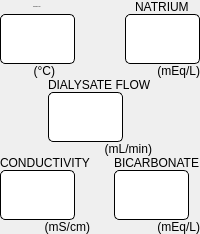
                  <widget class="QFrame" name="s_data_3">
                   <property name="frameShape">
                    <enum>QFrame::NoFrame</enum>
                   </property>
                   <property name="frameShadow">
                    <enum>QFrame::Raised</enum>
                   </property>
                   <layout class="QVBoxLayout" name="verticalLayout_31">
                    <property name="spacing">
                     <number>0</number>
                    </property>
                    <property name="leftMargin">
                     <number>0</number>
                    </property>
                    <property name="topMargin">
                     <number>0</number>
                    </property>
                    <property name="rightMargin">
                     <number>0</number>
                    </property>
                    <property name="bottomMargin">
                     <number>0</number>
                    </property>
                    <item>
                     <widget class="QFrame" name="frame_52">
                      <property name="frameShape">
                       <enum>QFrame::NoFrame</enum>
                      </property>
                      <property name="frameShadow">
                       <enum>QFrame::Raised</enum>
                      </property>
                      <layout class="QHBoxLayout" name="horizontalLayout_20">
                       <property name="spacing">
                        <number>0</number>
                       </property>
                       <property name="leftMargin">
                        <number>0</number>
                       </property>
                       <property name="topMargin">
                        <number>0</number>
                       </property>
                       <property name="rightMargin">
                        <number>0</number>
                       </property>
                       <property name="bottomMargin">
                        <number>0</number>
                       </property>
                       <item>
                        <widget class="QFrame" name="frame_53">
                         <property name="frameShape">
                          <enum>QFrame::NoFrame</enum>
                         </property>
                         <property name="frameShadow">
                          <enum>QFrame::Raised</enum>
                         </property>
                         <layout class="QVBoxLayout" name="verticalLayout_32" stretch="0,0,0">
                          <property name="spacing">
                           <number>0</number>
                          </property>
                          <property name="leftMargin">
                           <number>0</number>
                          </property>
                          <property name="topMargin">
                           <number>0</number>
                          </property>
                          <property name="rightMargin">
                           <number>0</number>
                          </property>
                          <property name="bottomMargin">
                           <number>0</number>
                          </property>
                          <item alignment="Qt::AlignHCenter|Qt::AlignVCenter">
                           <widget class="QLabel" name="label_18">
                            <property name="font">
                             <font>
                              <pointsize>-1</pointsize>
                             </font>
                            </property>
                            <property name="text">
                             <string>TEMPERATURE</string>
                            </property>
                           </widget>
                          </item>
                          <item>
                           <widget class="QLineEdit" name="s1_edit_17">
                            <property name="sizePolicy">
                             <sizepolicy hsizetype="Preferred" vsizetype="Preferred">
                              <horstretch>0</horstretch>
                              <verstretch>0</verstretch>
                             </sizepolicy>
                            </property>
                            <property name="minimumSize">
                             <size>
                              <width>75</width>
                              <height>50</height>
                             </size>
                            </property>
                            <property name="maximumSize">
                             <size>
                              <width>75</width>
                              <height>50</height>
                             </size>
                            </property>
                            <property name="styleSheet">
                             <string notr="true">background: #FFFFFF;
border: 1px solid #000000;
border-radius: 5px;</string>
                            </property>
                           </widget>
                          </item>
                          <item>
                           <widget class="QLabel" name="label_50">
                            <property name="text">
                             <string>(°C)      </string>
                            </property>
                            <property name="alignment">
                             <set>Qt::AlignRight|Qt::AlignTop|Qt::AlignTrailing</set>
                            </property>
                           </widget>
                          </item>
                         </layout>
                        </widget>
                       </item>
                       <item>
                        <widget class="QFrame" name="frame_55">
                         <property name="frameShape">
                          <enum>QFrame::NoFrame</enum>
                         </property>
                         <property name="frameShadow">
                          <enum>QFrame::Raised</enum>
                         </property>
                        </widget>
                       </item>
                       <item>
                        <widget class="QFrame" name="frame_56">
                         <property name="frameShape">
                          <enum>QFrame::NoFrame</enum>
                         </property>
                         <property name="frameShadow">
                          <enum>QFrame::Raised</enum>
                         </property>
                         <layout class="QVBoxLayout" name="verticalLayout_33">
                          <property name="spacing">
                           <number>0</number>
                          </property>
                          <property name="leftMargin">
                           <number>0</number>
                          </property>
                          <property name="topMargin">
                           <number>0</number>
                          </property>
                          <property name="rightMargin">
                           <number>0</number>
                          </property>
                          <property name="bottomMargin">
                           <number>0</number>
                          </property>
                          <item alignment="Qt::AlignHCenter|Qt::AlignVCenter">
                           <widget class="QLabel" name="label_20">
                            <property name="text">
                             <string>NATRIUM</string>
                            </property>
                           </widget>
                          </item>
                          <item>
                           <widget class="QLineEdit" name="s1_edit_18">
                            <property name="sizePolicy">
                             <sizepolicy hsizetype="Preferred" vsizetype="Preferred">
                              <horstretch>0</horstretch>
                              <verstretch>0</verstretch>
                             </sizepolicy>
                            </property>
                            <property name="minimumSize">
                             <size>
                              <width>75</width>
                              <height>50</height>
                             </size>
                            </property>
                            <property name="maximumSize">
                             <size>
                              <width>75</width>
                              <height>50</height>
                             </size>
                            </property>
                            <property name="styleSheet">
                             <string notr="true">background: #FFFFFF;
border: 1px solid #000000;
border-radius: 5px;</string>
                            </property>
                           </widget>
                          </item>
                          <item>
                           <widget class="QLabel" name="label_52">
                            <property name="text">
                             <string>(mEq/L)</string>
                            </property>
                            <property name="alignment">
                             <set>Qt::AlignRight|Qt::AlignTop|Qt::AlignTrailing</set>
                            </property>
                           </widget>
                          </item>
                         </layout>
                        </widget>
                       </item>
                      </layout>
                     </widget>
                    </item>
                    <item>
                     <widget class="QFrame" name="frame_58">
                      <property name="frameShape">
                       <enum>QFrame::NoFrame</enum>
                      </property>
                      <property name="frameShadow">
                       <enum>QFrame::Raised</enum>
                      </property>
                      <layout class="QHBoxLayout" name="horizontalLayout_21">
                       <property name="spacing">
                        <number>0</number>
                       </property>
                       <property name="leftMargin">
                        <number>0</number>
                       </property>
                       <property name="topMargin">
                        <number>0</number>
                       </property>
                       <property name="rightMargin">
                        <number>0</number>
                       </property>
                       <property name="bottomMargin">
                        <number>0</number>
                       </property>
                       <item>
                        <widget class="QFrame" name="frame_59">
                         <property name="frameShape">
                          <enum>QFrame::NoFrame</enum>
                         </property>
                         <property name="frameShadow">
                          <enum>QFrame::Raised</enum>
                         </property>
                        </widget>
                       </item>
                       <item>
                        <widget class="QFrame" name="frame_60">
                         <property name="frameShape">
                          <enum>QFrame::NoFrame</enum>
                         </property>
                         <property name="frameShadow">
                          <enum>QFrame::Raised</enum>
                         </property>
                         <layout class="QVBoxLayout" name="verticalLayout_34">
                          <property name="spacing">
                           <number>0</number>
                          </property>
                          <property name="leftMargin">
                           <number>0</number>
                          </property>
                          <property name="topMargin">
                           <number>0</number>
                          </property>
                          <property name="rightMargin">
                           <number>0</number>
                          </property>
                          <property name="bottomMargin">
                           <number>0</number>
                          </property>
                          <item alignment="Qt::AlignHCenter|Qt::AlignVCenter">
                           <widget class="QLabel" name="label_21">
                            <property name="text">
                             <string>DIALYSATE FLOW</string>
                            </property>
                           </widget>
                          </item>
                          <item>
                           <widget class="QLineEdit" name="s1_edit_19">
                            <property name="sizePolicy">
                             <sizepolicy hsizetype="Preferred" vsizetype="Preferred">
                              <horstretch>0</horstretch>
                              <verstretch>0</verstretch>
                             </sizepolicy>
                            </property>
                            <property name="minimumSize">
                             <size>
                              <width>75</width>
                              <height>50</height>
                             </size>
                            </property>
                            <property name="maximumSize">
                             <size>
                              <width>75</width>
                              <height>50</height>
                             </size>
                            </property>
                            <property name="styleSheet">
                             <string notr="true">background: #FFFFFF;
border: 1px solid #000000;
border-radius: 5px;</string>
                            </property>
                           </widget>
                          </item>
                          <item>
                           <widget class="QLabel" name="label_54">
                            <property name="text">
                             <string>(mL/min)</string>
                            </property>
                            <property name="alignment">
                             <set>Qt::AlignRight|Qt::AlignTop|Qt::AlignTrailing</set>
                            </property>
                           </widget>
                          </item>
                         </layout>
                        </widget>
                       </item>
                       <item>
                        <widget class="QFrame" name="frame_62">
                         <property name="frameShape">
                          <enum>QFrame::NoFrame</enum>
                         </property>
                         <property name="frameShadow">
                          <enum>QFrame::Raised</enum>
                         </property>
                        </widget>
                       </item>
                      </layout>
                     </widget>
                    </item>
                    <item>
                     <widget class="QFrame" name="frame_63">
                      <property name="frameShape">
                       <enum>QFrame::NoFrame</enum>
                      </property>
                      <property name="frameShadow">
                       <enum>QFrame::Raised</enum>
                      </property>
                      <layout class="QHBoxLayout" name="horizontalLayout_3">
                       <property name="spacing">
                        <number>0</number>
                       </property>
                       <property name="leftMargin">
                        <number>0</number>
                       </property>
                       <property name="topMargin">
                        <number>0</number>
                       </property>
                       <property name="rightMargin">
                        <number>0</number>
                       </property>
                       <property name="bottomMargin">
                        <number>0</number>
                       </property>
                       <item>
                        <widget class="QFrame" name="frame_64">
                         <property name="frameShape">
                          <enum>QFrame::NoFrame</enum>
                         </property>
                         <property name="frameShadow">
                          <enum>QFrame::Raised</enum>
                         </property>
                         <layout class="QVBoxLayout" name="verticalLayout_35">
                          <property name="spacing">
                           <number>0</number>
                          </property>
                          <property name="leftMargin">
                           <number>0</number>
                          </property>
                          <property name="topMargin">
                           <number>0</number>
                          </property>
                          <property name="rightMargin">
                           <number>0</number>
                          </property>
                          <property name="bottomMargin">
                           <number>0</number>
                          </property>
                          <item alignment="Qt::AlignHCenter|Qt::AlignVCenter">
                           <widget class="QLabel" name="label_22">
                            <property name="text">
                             <string>CONDUCTIVITY</string>
                            </property>
                           </widget>
                          </item>
                          <item>
                           <widget class="QLineEdit" name="s1_edit_20">
                            <property name="sizePolicy">
                             <sizepolicy hsizetype="Preferred" vsizetype="Preferred">
                              <horstretch>0</horstretch>
                              <verstretch>0</verstretch>
                             </sizepolicy>
                            </property>
                            <property name="minimumSize">
                             <size>
                              <width>75</width>
                              <height>50</height>
                             </size>
                            </property>
                            <property name="maximumSize">
                             <size>
                              <width>75</width>
                              <height>50</height>
                             </size>
                            </property>
                            <property name="styleSheet">
                             <string notr="true">background: #FFFFFF;
border: 1px solid #000000;
border-radius: 5px;</string>
                            </property>
                           </widget>
                          </item>
                          <item>
                           <widget class="QLabel" name="label_56">
                            <property name="text">
                             <string>(mS/cm)</string>
                            </property>
                            <property name="alignment">
                             <set>Qt::AlignRight|Qt::AlignTop|Qt::AlignTrailing</set>
                            </property>
                           </widget>
                          </item>
                         </layout>
                        </widget>
                       </item>
                       <item>
                        <widget class="QFrame" name="frame_57">
                         <property name="frameShape">
                          <enum>QFrame::NoFrame</enum>
                         </property>
                         <property name="frameShadow">
                          <enum>QFrame::Raised</enum>
                         </property>
                        </widget>
                       </item>
                       <item>
                        <widget class="QFrame" name="frame_67">
                         <property name="frameShape">
                          <enum>QFrame::NoFrame</enum>
                         </property>
                         <property name="frameShadow">
                          <enum>QFrame::Raised</enum>
                         </property>
                         <layout class="QVBoxLayout" name="verticalLayout_36">
                          <property name="spacing">
                           <number>0</number>
                          </property>
                          <property name="leftMargin">
                           <number>0</number>
                          </property>
                          <property name="topMargin">
                           <number>0</number>
                          </property>
                          <property name="rightMargin">
                           <number>0</number>
                          </property>
                          <property name="bottomMargin">
                           <number>0</number>
                          </property>
                          <item alignment="Qt::AlignHCenter|Qt::AlignVCenter">
                           <widget class="QLabel" name="label_23">
                            <property name="text">
                             <string>BICARBONATE</string>
                            </property>
                           </widget>
                          </item>
                          <item>
                           <widget class="QLineEdit" name="s1_edit_21">
                            <property name="sizePolicy">
                             <sizepolicy hsizetype="Preferred" vsizetype="Preferred">
                              <horstretch>0</horstretch>
                              <verstretch>0</verstretch>
                             </sizepolicy>
                            </property>
                            <property name="minimumSize">
                             <size>
                              <width>75</width>
                              <height>50</height>
                             </size>
                            </property>
                            <property name="maximumSize">
                             <size>
                              <width>75</width>
                              <height>50</height>
                             </size>
                            </property>
                            <property name="styleSheet">
                             <string notr="true">background: #FFFFFF;
border: 1px solid #000000;
border-radius: 5px;</string>
                            </property>
                           </widget>
                          </item>
                          <item>
                           <widget class="QLabel" name="label_58">
                            <property name="text">
                             <string>(mEq/L)</string>
                            </property>
                            <property name="alignment">
                             <set>Qt::AlignRight|Qt::AlignTop|Qt::AlignTrailing</set>
                            </property>
                           </widget>
                          </item>
                         </layout>
                        </widget>
                       </item>
                      </layout>
                     </widget>
                    </item>
                   </layout>
                  </widget>
